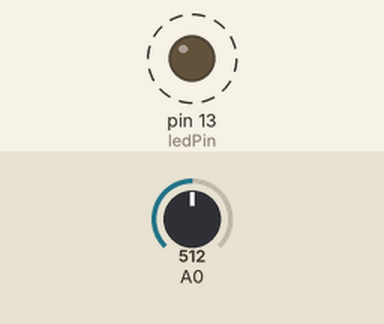
Recording of a sketch running on a simulated Arduino Uno, built with avr-gcc and run on an emulated ATmega328P. Shown: output pins drawn as LEDs (lit = HIGH). Dashed ring = blinking. The test bench sets the inputs (shaded band); at power-on: A0 = 512.

Above: at 1.8 s.
1.9 s: A0 set to 0
At 2.9 s:
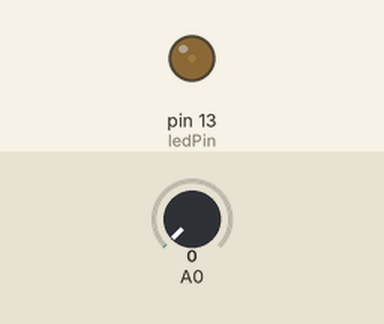
3.6 s: A0 set to 122
At 3.9 s:
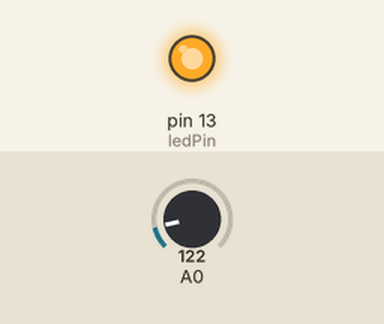
Timing chart, 0 to 13.1 s (numbered marks = the images above; inputs shaded):
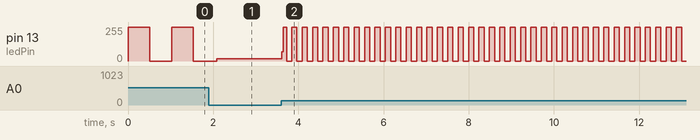

The sketch:

Led-Potenziometro.ino
```cpp
int ledPin = 13;
int v;
void setup() {
  pinMode (ledPin, OUTPUT); //LED
}

void loop () {
  int potenza = analogRead (A0);
  digitalWrite(ledPin, HIGH);
  delay(potenza);
  digitalWrite(ledPin, LOW);
  delay(potenza);
}
```

Measured:
- after the input at 3.6 s, pin 13 (ledPin): 16/255 → 68/255 at once, then moves between 0/255 and 255/255, repeating every 0.24 s
- by itself, pin 13 (ledPin): alternates 255/255 for 0.51 s and 0/255 for 0.51 s
